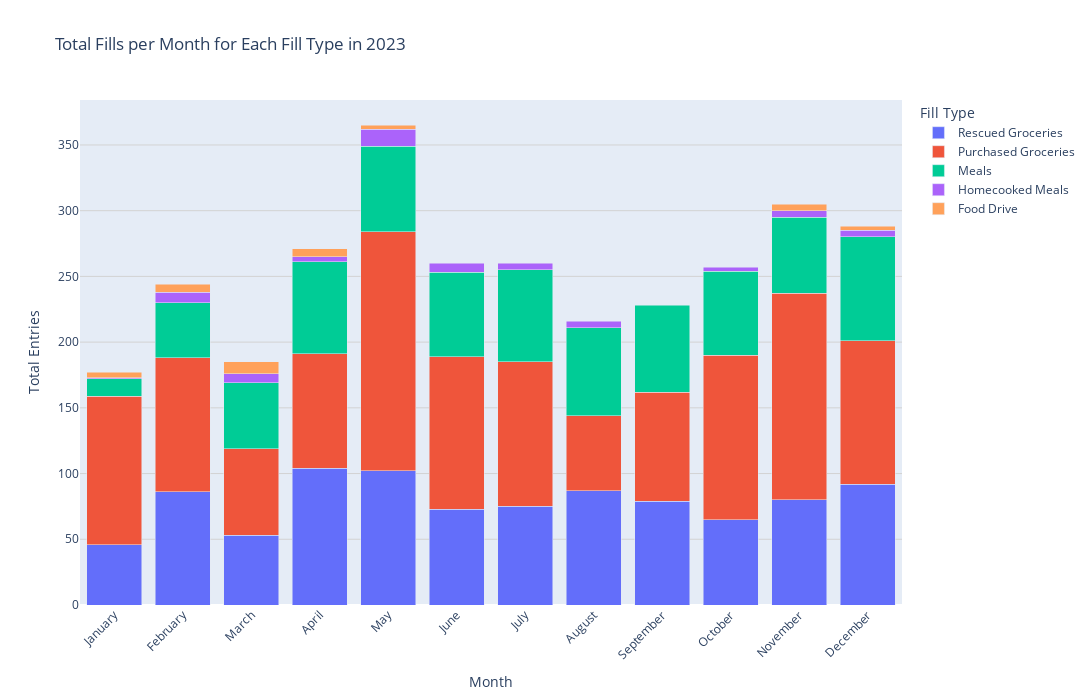

Notebook source saved alongside this figure:
### Code cell
# Read data from JSON file
df = pd.read_csv('CSVs/clean_dataset.csv')
df['Date'] = pd.to_datetime(df['Date'])


# Create a copy of the DataFrame with datetime 'Date' column
df_dates = df.copy()


# Convert 'Date' column to Periods
df_dates.loc[:, 'YearMonth'] = df_dates['Date'].dt.to_period('M').dt.strftime('%B')  

# Group by 'YearMonth' and 'Fill Type' to count entries for each combination
monthly_counts = df_dates.groupby(['YearMonth', 'Fill Type']).size().reset_index(name='Total Entries')

# Sort 'YearMonth' by month order
monthly_counts['YearMonth'] = pd.Categorical(monthly_counts['YearMonth'], 
                                             categories=['January', 'February', 'March', 'April', 'May', 'June', 
                                                         'July', 'August', 'September', 'October', 'November', 'December'], 
                                             ordered=True)
monthly_counts = monthly_counts.sort_values('YearMonth')

# Set figure size
fig = px.bar(monthly_counts, x='YearMonth', y='Total Entries', 
             color='Fill Type', 
             labels={'YearMonth': 'Month', 'Total Entries': 'Total Entries', 'Fill Type': 'Fill Type'},
             title='Total Fills per Month for Each Fill Type in 2023',
             barmode='stack')

fig.update_layout(xaxis_tickangle=-45, yaxis_gridcolor='lightgrey', 
                  width=1100, height=700) 

# Display the graph
display(fig)

### Figure 1 — Plotly figure (JSON) as saved in the notebook; plotly's stock layout.template omitted (floating-point values rounded to 4 significant figures)
{"data": [{"alignmentgroup": "True", "hovertemplate": "Fill Type=Rescued Groceries<br>Month=%{x}<br>Total Entries=%{y}<extra></extra>", "legendgroup": "Rescued Groceries", "marker": {"color": "#636efa", "pattern": {"shape": ""}}, "name": "Rescued Groceries", "offsetgroup": "Rescued Groceries", "orientation": "v", "showlegend": true, "textposition": "auto", "type": "bar", "x": ["January", "February", "March", "April", "May", "June", "July", "August", "September", "October", "November", "December"], "xaxis": "x", "y": [46, 86, 53, 104, 102, 73, 75, 87, 79, 65, 80, 92], "yaxis": "y"}, {"alignmentgroup": "True", "hovertemplate": "Fill Type=Purchased Groceries<br>Month=%{x}<br>Total Entries=%{y}<extra></extra>", "legendgroup": "Purchased Groceries", "marker": {"color": "#EF553B", "pattern": {"shape": ""}}, "name": "Purchased Groceries", "offsetgroup": "Purchased Groceries", "orientation": "v", "showlegend": true, "textposition": "auto", "type": "bar", "x": ["January", "February", "March", "April", "May", "June", "July", "August", "September", "October", "November", "December"], "xaxis": "x", "y": [113, 102, 66, 87, 182, 116, 110, 57, 83, 125, 157, 109], "yaxis": "y"}, {"alignmentgroup": "True", "hovertemplate": "Fill Type=Meals<br>Month=%{x}<br>Total Entries=%{y}<extra></extra>", "legendgroup": "Meals", "marker": {"color": "#00cc96", "pattern": {"shape": ""}}, "name": "Meals", "offsetgroup": "Meals", "orientation": "v", "showlegend": true, "textposition": "auto", "type": "bar", "x": ["January", "February", "March", "April", "May", "June", "July", "August", "September", "October", "November", "December"], "xaxis": "x", "y": [13, 42, 50, 70, 65, 64, 70, 67, 66, 64, 58, 79], "yaxis": "y"}, {"alignmentgroup": "True", "hovertemplate": "Fill Type=Homecooked Meals<br>Month=%{x}<br>Total Entries=%{y}<extra></extra>", "legendgroup": "Homecooked Meals", "marker": {"color": "#ab63fa", "pattern": {"shape": ""}}, "name": "Homecooked Meals", "offsetgroup": "Homecooked Meals", "orientation": "v", "showlegend": true, "textposition": "auto", "type": "bar", "x": ["January", "February", "March", "April", "May", "June", "July", "August", "October", "November", "December"], "xaxis": "x", "y": [1, 8, 7, 4, 13, 7, 5, 5, 3, 5, 5], "yaxis": "y"}, {"alignmentgroup": "True", "hovertemplate": "Fill Type=Food Drive<br>Month=%{x}<br>Total Entries=%{y}<extra></extra>", "legendgroup": "Food Drive", "marker": {"color": "#FFA15A", "pattern": {"shape": ""}}, "name": "Food Drive", "offsetgroup": "Food Drive", "orientation": "v", "showlegend": true, "textposition": "auto", "type": "bar", "x": ["January", "February", "March", "April", "May", "November", "December"], "xaxis": "x", "y": [4, 6, 9, 6, 3, 5, 3], "yaxis": "y"}], "layout": {"barmode": "stack", "height": 700, "legend": {"title": {"text": "Fill Type"}, "tracegroupgap": 0}, "title": {"text": "Total Fills per Month for Each Fill Type in 2023"}, "width": 1100, "xaxis": {"anchor": "y", "autorange": true, "domain": [0, 1], "range": [-0.5, 11.5], "tickangle": -45, "title": {"text": "Month"}, "type": "category"}, "yaxis": {"anchor": "x", "autorange": true, "domain": [0, 1], "gridcolor": "lightgrey", "range": [0, 384.2], "title": {"text": "Total Entries"}, "type": "linear"}}}
